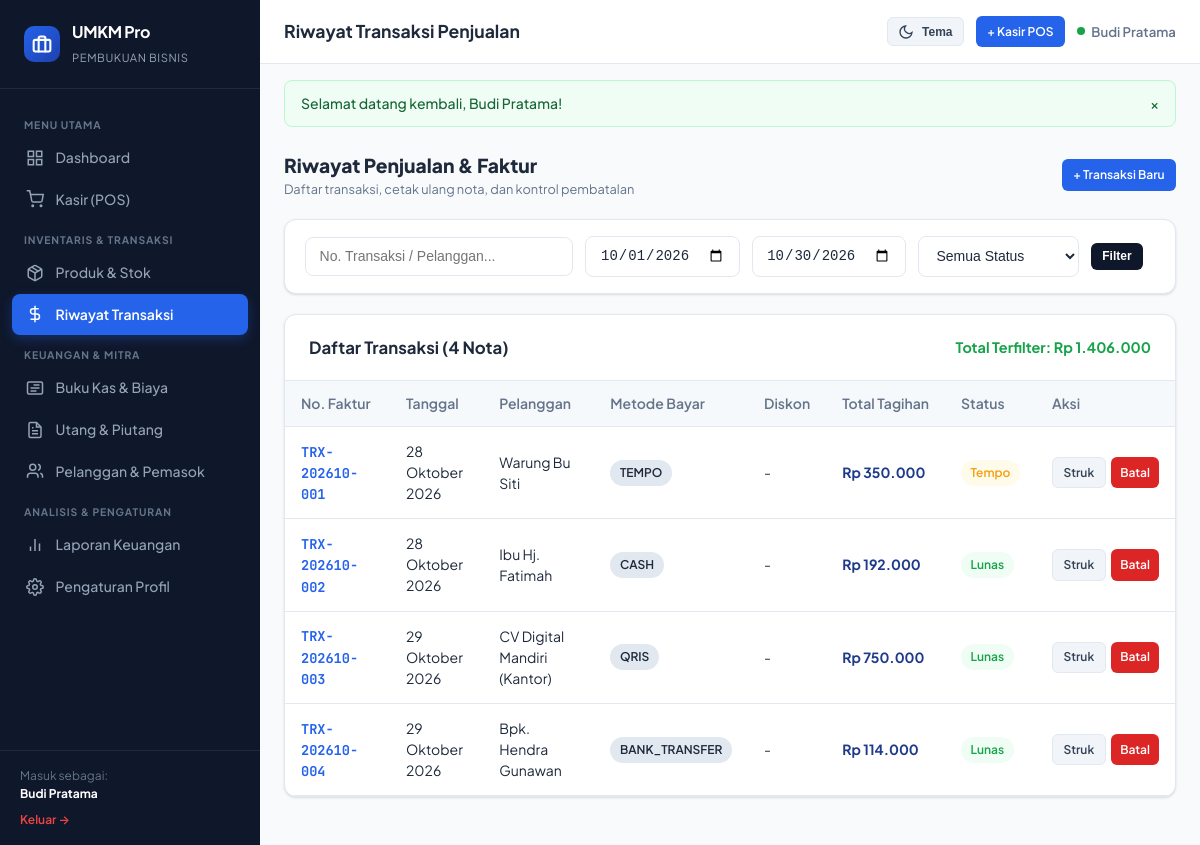
Page /pages/transactions.php (signed in) on the committed database.
### tables this page shows
CREATE TABLE transactions (
    id INT AUTO_INCREMENT PRIMARY KEY,
    user_id INT NOT NULL,
    transaction_number VARCHAR(50) NOT NULL,
    type ENUM('sale', 'purchase') NOT NULL,
    date DATE NOT NULL,
    customer_id INT NULL,
    supplier_id INT NULL,
    subtotal DECIMAL(15,2) NOT NULL DEFAULT 0.00,
    discount DECIMAL(15,2) NOT NULL DEFAULT 0.00,
    total_amount DECIMAL(15,2) NOT NULL DEFAULT 0.00,
    total_cost DECIMAL(15,2) NOT NULL DEFAULT 0.00,
    payment_method ENUM('cash', 'bank_transfer', 'qris', 'tempo', 'other') NOT NULL DEFAULT 'cash',
    payment_status ENUM('paid', 'partial', 'unpaid') NOT NULL DEFAULT 'paid',
    paid_amount DECIMAL(15,2) NOT NULL DEFAULT 0.00,
    change_amount DECIMAL(15,2) NOT NULL DEFAULT 0.00,
    status ENUM('completed', 'cancelled') DEFAULT 'completed',
    notes TEXT NULL,
    created_at TIMESTAMP DEFAULT CURRENT_TIMESTAMP,
    updated_at TIMESTAMP DEFAULT CURRENT_TIMESTAMP ON UPDATE CURRENT_TIMESTAMP,
    FOREIGN KEY (user_id) REFERENCES users(id) ON DELETE CASCADE,
    FOREIGN KEY (customer_id) REFERENCES customers(id) ON DELETE SET NULL,
    FOREIGN KEY (supplier_id) REFERENCES suppliers(id) ON DELETE SET NULL,
    UNIQUE KEY uk_trx_num (user_id, transaction_number),
    INDEX idx_trx_user_date (user_id, date),
    INDEX idx_trx_type (type),
    INDEX idx_trx_status (status)
);

CREATE TABLE customers (
    id INT AUTO_INCREMENT PRIMARY KEY,
    user_id INT NOT NULL,
    name VARCHAR(120) NOT NULL,
    phone VARCHAR(30) NULL,
    email VARCHAR(120) NULL,
    address TEXT NULL,
    total_receivable DECIMAL(15,2) DEFAULT 0.00,
    notes TEXT NULL,
    created_at TIMESTAMP DEFAULT CURRENT_TIMESTAMP,
    updated_at TIMESTAMP DEFAULT CURRENT_TIMESTAMP ON UPDATE CURRENT_TIMESTAMP,
    FOREIGN KEY (user_id) REFERENCES users(id) ON DELETE CASCADE,
    INDEX idx_cust_user (user_id),
    INDEX idx_cust_phone (phone)
);

### helpers/functions.php (called while the page is built, shortened)
<?php
function formatRupiah(float|int|string|null $amount, bool $withSymbol = true): string {
    $num = (float)($amount ?? 0);
    $formatted = number_format($num, 0, ',', '.');
    return $withSymbol ? 'Rp ' . $formatted : $formatted;
}
function formatDateIndo(string $date, bool $withDay = false): string {
    $timestamp = strtotime($date);
    $months = [
        1 => 'Januari', 'Februari', 'Maret', 'April', 'Mei', 'Juni',
        'Juli', 'Agustus', 'September', 'Oktober', 'November', 'Desember'
    ];
    $d = date('j', $timestamp);
    $m = $months[(int)date('n', $timestamp)];
    $y = date('Y', $timestamp);
    return "$d $m $y";
}

### pages/transactions.php (the view, shortened to what this page needs)
<?php
require_once __DIR__ . '/../helpers/functions.php';
$pdo = Database::getConnection();
$user = currentUser();
$userId = $user['id'];
$search = trim($_GET['search'] ?? '');
$startDate = $_GET['start_date'] ?? date('Y-m-01');
$endDate = $_GET['end_date'] ?? date('Y-m-d');
$query = "SELECT t.*, c.name as customer_name FROM transactions t LEFT JOIN customers c ON t.customer_id = c.id WHERE t.user_id = ? AND t.date BETWEEN ? AND ?";
$params = [$userId, $startDate, $endDate];
$query .= " ORDER BY t.created_at DESC";
$stmt = $pdo->prepare($query);
$stmt->execute($params);
$transactions = $stmt->fetchAll();
$totalSum = 0;
foreach ($transactions as $t) {
    if ($t['status'] !== 'cancelled') {
        $totalSum += $t['total_amount'];
    }
}
require_once __DIR__ . '/../includes/header.php';
require_once __DIR__ . '/../includes/sidebar.php';
require_once __DIR__ . '/../includes/navbar.php';
?>
<div style="display: flex; justify-content: space-between; align-items: center; margin-bottom: 1.25rem; flex-wrap: wrap; gap: 0.75rem;">
    <div>
        <h2 style="font-size: 1.2rem; font-weight: 800; margin: 0;">Riwayat Penjualan & Faktur</h2>
        <p style="font-size: 0.8rem; color: var(--text-muted); margin: 0;">Daftar transaksi, cetak ulang nota, dan kontrol pembatalan</p>
    </div>
    <div style="display: flex; gap: 0.5rem;">
        <a href="pos.php" class="btn btn-primary btn-sm">+ Transaksi Baru</a>
    </div>
</div>
<div class="card" style="margin-bottom: 1.25rem;">
    <div class="card-body" style="padding: 1rem 1.25rem;">
        <form method="GET" action="transactions.php" style="display: grid; grid-template-columns: 2fr 1fr 1fr 1.2fr auto auto; gap: 0.75rem; align-items: center;">
            <input type="text" name="search" value="<?= htmlspecialchars($search) ?>" placeholder="No. Transaksi / Pelanggan..." class="form-control">
            <input type="date" name="start_date" value="<?= htmlspecialchars($startDate) ?>" class="form-control" title="Dari Tanggal">
            <input type="date" name="end_date" value="<?= htmlspecialchars($endDate) ?>" class="form-control" title="Sampai Tanggal">
            <select name="payment_status" class="form-select">
                <option value="">Semua Status</option>
            </select>
            <button type="submit" class="btn btn-navy btn-sm">Filter</button>
        </form>
    </div>
</div>
<div class="card">
    <div class="card-header">
        <h3 class="card-title">Daftar Transaksi (<?= count($transactions) ?> Nota)</h3>
        <span style="font-size: 0.9rem; font-weight: 700; color: #16a34a;">
            Total Terfilter: <?= formatRupiah($totalSum) ?>
        </span>
    </div>
    <div class="card-body" style="padding: 0;">
        <div class="table-responsive">
            <table class="table">
                <thead>
                    <tr>
                        <th>No. Faktur</th>
                        <th>Tanggal</th>
                        <th>Pelanggan</th>
                        <th>Metode Bayar</th>
                        <th>Diskon</th>
                        <th>Total Tagihan</th>
                        <th>Status</th>
                        <th>Aksi</th>
                    </tr>
                </thead>
                <tbody>
                    <?php if (empty($transactions)): ?>
                        <tr><td colspan="8" style="text-align: center; padding: 2rem; color: var(--text-muted);">Tidak ada transaksi yang cocok dengan kriteria filter.</td></tr>
                    <?php else: ?>
                        <?php foreach ($transactions as $t):
                            $isCancelled = $t['status'] === 'cancelled';
                        ?>
                        <tr style="<?= $isCancelled ? 'opacity: 0.5; text-decoration: line-through;' : '' ?>">
                            <td>
                                <strong style="font-family: 'JetBrains Mono', monospace; font-size: 0.85rem; color: var(--accent-blue);">
                                    <?= htmlspecialchars($t['transaction_number']) ?>
                                </strong>
                            </td>
                            <td><?= formatDateIndo($t['date']) ?></td>
                            <td><?= htmlspecialchars($t['customer_name'] ?? 'Pelanggan Umum') ?></td>
                            <td><span class="badge badge-navy"><?= strtoupper($t['payment_method']) ?></span></td>
                            <td><?= $t['discount'] > 0 ? '-' . formatRupiah($t['discount']) : '-' ?></td>
                            <td><strong style="color: #1e3a8a;"><?= formatRupiah($t['total_amount']) ?></strong></td>
                            <td>
                                <?php if ($isCancelled): ?>
                                    <span class="badge badge-danger">Dibatalkan</span>
                                <?php elseif ($t['payment_status'] === 'paid'): ?>
                                    <span class="badge badge-success">Lunas</span>
                                <?php else: ?>
                                    <span class="badge badge-warning">Tempo</span>
                                <?php endif; ?>
                            </td>
                            <td>
                                <div style="display: flex; gap: 0.35rem;">
                                    <a href="receipt.php?id=<?= $t['id'] ?>" class="btn btn-sm btn-secondary" title="Cetak Nota">
                                        Struk
                                    </a>
                                    <?php if (!$isCancelled): ?>
                                    <a href="../actions/transaction_action.php?action=cancel&id=<?= $t['id'] ?>" onclick="return confirmDelete('Batalkan transaksi <?= $t['transaction_number'] ?>? Stok barang akan dikembalikan otomatis.')" class="btn btn-sm btn-danger" style="padding: 0.25rem 0.5rem;" title="Batalkan Transaksi">
                                        Batal
                                    </a>
                                    <?php endif; ?>
                                </div>
                            </td>
                        </tr>
                        <?php endforeach; ?>
                    <?php endif; ?>
                </tbody>
            </table>
        </div>
    </div>
</div>
<?php require_once __DIR__ . '/../includes/footer.php'; ?>

### assets/css/style.css (style rules this page uses)
:root { --primary-navy: #0f172a; --secondary-navy: #1e293b; --accent-blue: #2563eb; --accent-hover: #1d4ed8; --accent-light: #eff6ff; --success: #16a34a; --success-light: #f0fdf4; --danger: #dc2626; --danger-light: #fef2f2; --warning: #f59e0b; --warning-light: #fffbeb; --info: #0284c7; --info-light: #f0f9ff; --bg-body: #f8fafc; --bg-card: #ffffff; --bg-sidebar: #0f172a; --text-main: #1e293b; --text-muted: #64748b; --text-light: #94a3b8; --border: #e2e8f0; --shadow: 0 1px 3px 0 rgb(0 0 0 / 0.1), 0 1px 2px -1px rgb(0 0 0 / 0.1); --shadow-md: 0 4px 6px -1px rgb(0 0 0 / 0.1), 0 2px 4px -2px rgb(0 0 0 / 0.1); --radius: 12px; }
* { margin: 0; padding: 0; box-sizing: border-box; }
body { font-family: 'Plus Jakarta Sans', system-ui, -apple-system, sans-serif; background-color: var(--bg-body); color: var(--text-main); line-height: 1.5; -webkit-font-smoothing: antialiased; }
.card { background-color: var(--bg-card); border: 1px solid var(--border); border-radius: var(--radius); box-shadow: var(--shadow); margin-bottom: 1.5rem; overflow: hidden; }
.card-header { padding: 1.25rem 1.5rem; border-bottom: 1px solid var(--border); display: flex; align-items: center; justify-content: space-between; flex-wrap: wrap; gap: 0.75rem; }
.card-title { font-size: 1.05rem; font-weight: 700; color: var(--text-main); }
.card-body { padding: 1.5rem; }
.table-responsive { width: 100%; overflow-x: auto; }
.table { width: 100%; border-collapse: collapse; text-align: left; font-size: 0.875rem; }
.table th { background-color: rgba(241, 245, 249, 0.6); padding: 0.75rem 1rem; font-weight: 600; color: var(--text-muted); border-bottom: 1px solid var(--border); white-space: nowrap; }
.table td { padding: 0.85rem 1rem; border-bottom: 1px solid var(--border); vertical-align: middle; }
.badge { display: inline-flex; align-items: center; gap: 0.25rem; padding: 0.25rem 0.6rem; border-radius: 9999px; font-size: 0.75rem; font-weight: 600; }
.badge-success { background-color: var(--success-light); color: var(--success); }
.badge-warning { background-color: var(--warning-light); color: var(--warning); }
.badge-navy { background-color: #e2e8f0; color: #1e293b; }
.btn { display: inline-flex; align-items: center; justify-content: center; gap: 0.5rem; padding: 0.55rem 1.1rem; border-radius: 8px; font-size: 0.875rem; font-weight: 600; text-decoration: none; border: 1px solid transparent; cursor: pointer; transition: all 0.2s ease; }
.btn-primary { background-color: var(--accent-blue); color: #fff; }
.btn-navy { background-color: var(--primary-navy); color: #fff; }
.btn-secondary { background-color: #f1f5f9; color: #334155; border-color: var(--border); }
.btn-danger { background-color: var(--danger); color: #fff; }
.btn-sm { padding: 0.35rem 0.65rem; font-size: 0.75rem; border-radius: 6px; }
.form-control, .form-select { width: 100%; padding: 0.65rem 0.85rem; border: 1px solid var(--border); border-radius: 8px; background-color: var(--bg-card); color: var(--text-main); font-size: 0.875rem; outline: none; transition: border-color 0.2s; }

### rows in the picture
transactions: transaction_number "TRX-202610-001", date "28 Oktober 2026", customer.name "Warung Bu Siti", payment_method "TEMPO", total_amount "Rp 350.000", status "Tempo"
transactions: transaction_number "TRX-202610-002", date "28 Oktober 2026", customer.name "Ibu Hj. Fatimah", payment_method "CASH", total_amount "Rp 192.000", status "Lunas"
transactions: transaction_number "TRX-202610-003", date "29 Oktober 2026", customer.name "CV Digital Mandiri (Kantor)", payment_method "QRIS", total_amount "Rp 750.000", status "Lunas"
transactions: transaction_number "TRX-202610-004", date "29 Oktober 2026", customer.name "Bpk. Hendra Gunawan", payment_method "BANK_TRANSFER", total_amount "Rp 114.000", status "Lunas"

### other values in the picture
$user['name'] "Budi Pratama"
$pageTitle "Riwayat Transaksi Penjualan"
$flash['message'] "Selamat datang kembali, Budi Pratama!"
count($transactions) "4"
formatRupiah($totalSum) "Rp 1.406.000"
